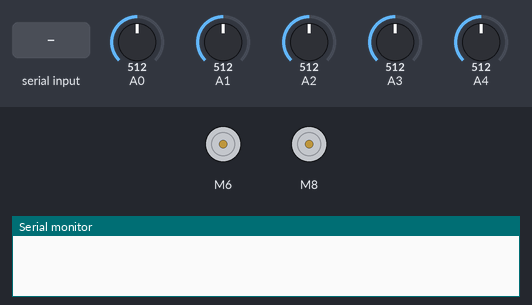
A program run on a simulated Arduino Nano, built with avr-gcc and run on an emulated ATmega328P. On the bench: 2 × DC motor (green arrow = forward, orange = backward, longer = faster), the last lines printed to the serial monitor. The inputs (shaded band) are chosen by the test bench; at power-on: A3 = 512, A4 = 512, A0 = 512, A1 = 512, A2 = 512.

Above: at 1.2 s.
1.3 s: "RUN" received over Serial
At 3.1 s:
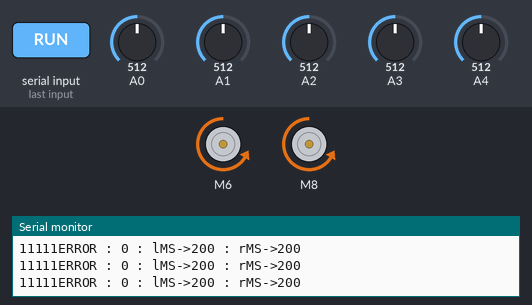
3.8 s: A3 set to 807
5.3 s: A3 set to 838
At 6.1 s:
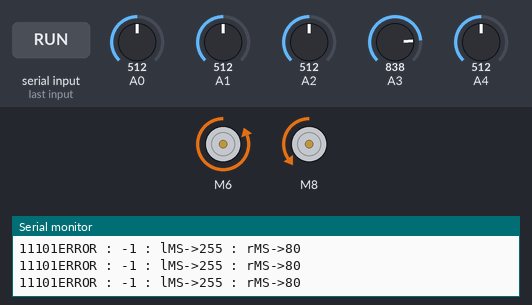
6.8 s: A4 set to 903
9.8 s: A4 set to 937
At 10.7 s:
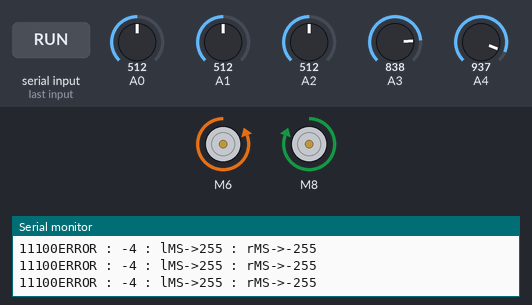
11.3 s: "READ" received over Serial
At 12.1 s:
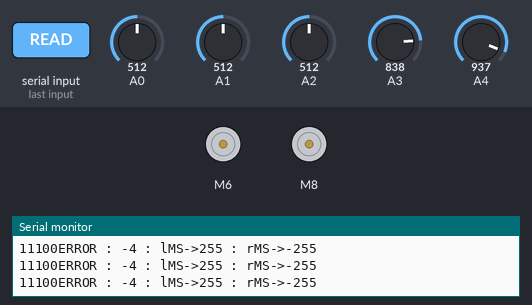
Timing chart, 0 to 14.3 s (numbered marks = the images above; inputs shaded):
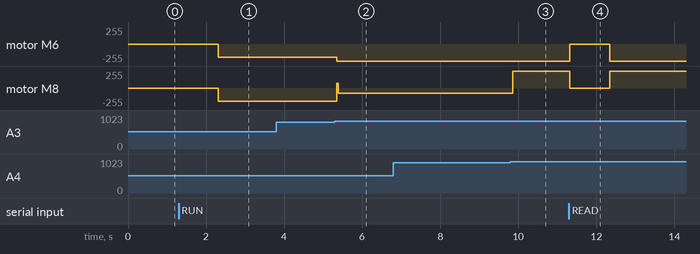

Measured:
- the behaviour switches between 819 and 820 on A3 (found by bisection; images 1 and 2)
- the behaviour switches between 921 and 922 on A4 (found by bisection; images 2 and 3)
- after the input at 1.3 s, motor M6, motor M8: stopped → backward 200/255 after 1.0 s
- after the input at 5.3 s, motor M6: backward 200/255 → backward 255/255 after 0.05 s; motor M8: backward 200/255 → backward 80/255 after 0.05 s
- after the input at 9.8 s, motor M8: backward 80/255 → forward 255/255 after 0.06 s
- after the input at 11.3 s, motor M6: backward 255/255 → stopped at once, → backward 255/255 1.0 s later; motor M8: forward 255/255 → stopped at once, → forward 255/255 1.0 s later

The program:

main.cpp
```cpp
#include <QTRSensors.h>
#include <SparkFun_TB6612.h>
//MOTORS
//--------------------------------------------------------------------
#define AIN1 6
#define BIN1 8
#define AIN2 7
#define BIN2 9
#define PWMA 5
#define PWMB 10
#define STBY 12

// these constants are used to allow you to make your motor configuration
// line up with function names like forward.  Value can be 1 or -1
const int offsetA = -1;
const int offsetB = -1;

// Initializing motors.
Motor motorLeft = Motor(AIN1, AIN2, PWMA, offsetA, STBY);
Motor motorRight = Motor(BIN1, BIN2, PWMB, offsetB, STBY);

 //********************************************************************
//PID FOR DIFFERENTIAL SPEED
//--------------------------------------------------------------------
float Kp=120.00; // experiment to determine this, start by something small that just makes your bot follow the line at a slow speed
float Kd=150.00; // experiment to determine this, slowly increase the speeds and adjust this value. ( Note: Kp < Kd)
float Ki=0.000;
//********************************************************************
//PID FOR BASE SPEED
//--------------------------------------------------------------------
float Kp1=0.000;
float Kd1=0.000;
float Ki1=0.000;

float gornja=20.0;
float donja=15.0;

int maxSpeed=255;  // max speed of the robot
int minSpeed=-255; // min speed of the robot
int baseSpeed=200; // this is the speed at which the motors should spin when the robot is perfectly on the line

int rightMotorSpeed = baseSpeed;
int leftMotorSpeed = baseSpeed;
int diffSpeed=0;
int correctBaseSpeed=0;

int error = 0;
int last_error = 0;
int i_error = 0;
int d_error = 0;

int abs_error = 0;
int last_abs_error = 0;
int i_abs_error = 0;
int d_abs_error = 0;


float P=0, I=0, D=0, PID_value=0;
float previous_error=0, previous_I=0;


String command, c;
unsigned char run=0, read=0, calibrate=0, get=1;

void processCommand(String c)
{
  Serial.print("GETDATA : ");
  Serial.println(c);
  if(c.startsWith("RUN"))
  {
         run=1;
         Serial.println("OK");
  }
  if(c.startsWith("READ"))
  {
         read=~read;
         Serial.println("OK");
  }
  if(c.startsWith("CAL"))
  {
         Serial.println("POSITION PID:");
         Serial.print("Kp=");
         Serial.print(Kp,3);
         Serial.print(" Kd=");
         Serial.print(Kd,3);
         Serial.print(" Ki=");
         Serial.println(Ki,3);
         Serial.println("SPEED PID:");
         Serial.print("Kp1=");
         Serial.print(Kp1,3);
         Serial.print(" Kd1=");
         Serial.print(Kd1,3);
         Serial.print(" Ki1=");
         Serial.println(Ki1,3);
         Serial.println("SPEEDs:");
         Serial.print("H=");
         Serial.print(maxSpeed);
         Serial.print(" L=");
         Serial.print(minSpeed);
         Serial.print(" B=");
         Serial.println(baseSpeed);
  }

  if(c.startsWith("GET"))
  {

  }
  if(c.startsWith("P"))
  {
      Kp=c.substring(1).toFloat();
      Serial.print("Kp=");
      Serial.println(Kp,3);
  }
  if(c.startsWith("I"))
  {
      Ki=c.substring(1).toFloat();
      Serial.print("Ki=");
      Serial.println(Ki,3);
  }

  if(c.startsWith("D"))
  {
      Kd=c.substring(1).toFloat();
      Serial.print("Kd=");
      Serial.println(Kd,3);
  }
  if(c.startsWith("p"))
  {
      Kp1=c.substring(1).toFloat();
      Serial.print("Kp1=");
      Serial.println(Kp1,3);
  }
  if(c.startsWith("i"))
  {
      Ki1=c.substring(1).toFloat();
      Serial.print("Ki1=");
      Serial.println(Ki1,3);
  }
  if(c.startsWith("d"))
  {
      Kd1=c.substring(1).toFloat();
      Serial.print("Kd1=");
      Serial.println(Kd1,3);
  }
  if(c.startsWith("H"))
  {
      maxSpeed=c.substring(1).toFloat();
      Serial.print("maxSpeed=");
      Serial.println(maxSpeed);
  }

  if(c.startsWith("L"))
  {
       minSpeed=c.substring(1).toFloat();
       Serial.print("minSpeed=");
       Serial.println(minSpeed);
  }

  if(c.startsWith("B"))
  {
      baseSpeed=c.substring(1).toFloat();
      Serial.print("baseSpeed=");
      Serial.println(baseSpeed);
  }

  if(c.startsWith("sx"))
  {
      donja=c.substring(2).toFloat();
      Serial.print("donja=");
      Serial.println(donja);
  }
  if(c.startsWith("sy"))
  {
      gornja=c.substring(2).toFloat();
      Serial.print("gornja=");
      Serial.println(gornja);
  }


  Serial.print("ENDDATA : ");
  Serial.println(c);
}

//********************************************************************
//SETUP
//--------------------------------------------------------------------
// float calib[5];
// void calribrate(){
//   calib[0] = (float)analogRead(A0)*5/1024;
//     calib[1] = (float)analogRead(A1)*5/1024;
//     calib[2] = (float)analogRead(A2)*5/1024;
//     calib[3] = (float)analogRead(A3)*5/1024;
//     calib[4] = (float)analogRead(A4)*5/1024;

//     int sum = 0 ;
//     for(int i = 0; i < 5 ; i ++){

//     }
// }

void getError()
{

    int sensor[5];
    float sensorValue[5];
    sensorValue[0] = (float)analogRead(A0)*5/1024;
    sensorValue[1] = (float)analogRead(A1)*5/1024;
    sensorValue[2] = (float)analogRead(A2)*5/1024;
    sensorValue[3] = (float)analogRead(A3)*5/1024;
    sensorValue[4] = (float)analogRead(A4)*5/1024;
    if(read){
      Serial.println();
      for(int i = 0 ; i < 5 ; i++)
      {
        Serial.print("A");
        Serial.print(i);
        Serial.print(" : ");
        Serial.println(sensorValue[i]);
      }
    }
    if(sensorValue[0] < 4)
    {
      sensor[0] = 1;
    }
    else
    {
    sensor[0] = 0;
    }
    if(sensorValue[1] < 4)
    {
      sensor[1] = 1;
    }
    else
    {
      sensor[1] = 0;
    }
    if(sensorValue[2] < 4)
    {
      sensor[2] = 1;
    }
    else
    {
      sensor[2] = 0;
    }
    if(sensorValue[3] < 4)
    {
      sensor[3] = 1;
    }
    else
    {
      sensor[3] = 0;
    }
    if(sensorValue[4] < 4.5)
    {
      sensor[4] = 1;
    }
    else
    {
       sensor[4] = 0;
    }

    Serial.print(sensor[0]);
    Serial.print(sensor[1]);
    Serial.print(sensor[2]);
    Serial.print(sensor[3]);
    Serial.print(sensor[4]);

   int pidCount[] = {-3,-1,0,1,3};
   int tempCount =0;
    for(int i = 0 ; i < 5 ; i++)
    {
        tempCount =tempCount+ sensor[i] * pidCount[i];

    }
    if(tempCount != 0)
    {
      error = tempCount;
    }
    else
    {
      if(sensor[2]  == 1)
      {
        error = 0;
      }
      else
      {
          error = error;
      }

    }


}
void setup()
{
  Serial.begin(9600);
}

void loop()
{

  if(Serial.available())
  {
    command=Serial.readString();
    processCommand(command);
    command="";
  }


  if(read)
  {
      getError();
      Serial.println();
      Serial.print("ERROR : ");
      Serial.print(error);

  }

  while(run)
  {

    getError();
    Serial.print("ERROR : ");
    Serial.print(error);


    d_error=error-last_error;
    i_error=i_error+error;
    //remember last error
    last_error = error;

    //get abs error
    abs_error=abs(error);
    d_abs_error=abs_error-last_abs_error;
    i_abs_error=i_abs_error+abs_error;
    //remember last error
    last_abs_error = abs_error;


    // Kp=10.000; // experiment to determine this, start by something small that just makes your bot follow the line at a slow speed
    // Kd=0.000; // experiment to determine this, slowly increase the speeds and adjust this value. ( Note: Kp < Kd)
    // Ki=0.000;

    // Kp1=0.000;
    // Kd1=0.000;
    // Ki1=0.000;


    P = error;
    I = I + error;
    D = error - previous_error;

    PID_value = (Kp*P) + (Ki*I) + (Kd*D);
    previous_error=error;

    //get motor correction speed from PIDs
    diffSpeed = Kp*error + Kd*d_error + Ki*i_error;
    correctBaseSpeed=Kp1*abs_error + Kd1*d_abs_error + Ki1*i_abs_error ;

    //adjust left and right motor speed
    rightMotorSpeed = baseSpeed - correctBaseSpeed + PID_value;
    leftMotorSpeed = baseSpeed - correctBaseSpeed - PID_value;

    //check motor limits
    if (rightMotorSpeed > maxSpeed ) rightMotorSpeed = maxSpeed; // prevent the motor from going beyond max speed
    if (leftMotorSpeed > maxSpeed ) leftMotorSpeed = maxSpeed; // prevent the motor from going beyond max speed
    if (rightMotorSpeed < minSpeed) rightMotorSpeed = minSpeed; // keep the motor speed positive
    if (leftMotorSpeed < minSpeed) leftMotorSpeed = minSpeed; // keep the motor speed positive

    //drive

    Serial.print(" : lMS->");
    Serial.print(leftMotorSpeed);
    Serial.print(" : rMS->");
    Serial.print(rightMotorSpeed);
    motorLeft.drive(leftMotorSpeed);
    motorRight.drive(rightMotorSpeed);


    Serial.println();
    // STOP COMMAND
    if(Serial.available())
    {
        motorLeft.brake();
        motorRight.brake();
        delay(20);
        motorLeft.drive(0);
        motorRight.drive(0);
        command=Serial.readString();

      if(command.startsWith("STOP"))
      {
        run=0;
        Serial.println("OK");
      }else
      {
       //motorLeft.drive(leftMotorSpeed);
       //motorRight.drive(rightMotorSpeed);
      }
      command="";
    }

  }
}
```

Source omitted: .main.cpp (10344 bytes)
